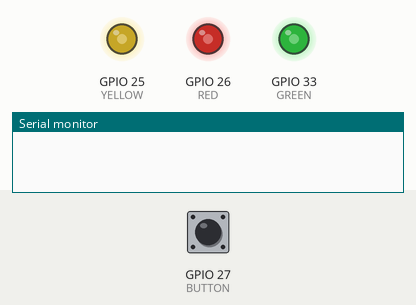
Recording of a program running on a simulated ESP32. Parts: output pins drawn as LEDs (lit = HIGH), the last lines printed to the serial monitor. Inputs (shaded band) come from the test bench; at power-on: GPIO 27 (BUTTON) HIGH.

Above: at 1.2 s.
1.3 s: GPIO 27 (BUTTON) pulled LOW for 0.15 s
At 2.9 s:
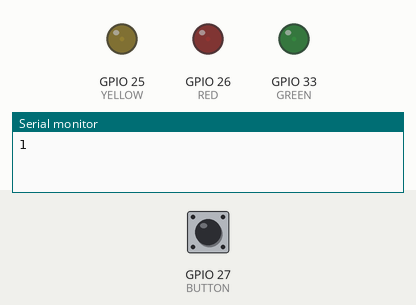
Timing chart, 0 to 10.3 s (numbered marks = the images above; inputs shaded):
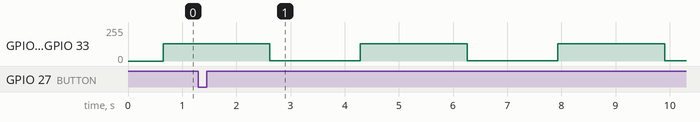

Measured:
- by itself, GPIO 25 (YELLOW), GPIO 26 (RED), GPIO 33 (GREEN): alternates 128/255 for 2.0 s and 1/255 for 1.7 s

The program:

main.cpp
```cpp
#include <Arduino.h>
#include <bounce2.h>
#define BUTTON 27
#define GREEN 33
#define RED 26
#define YELLOW 25
#define LDR 32

Bounce debouncer = Bounce();

TaskHandle_t TaskA = NULL;
TaskHandle_t TaskB = NULL;

int count = 0;

void LED_bright(void *param){
  while(1){
  for (int i = 0; i < 255; i++) {
    ledcWrite(0, i);
    vTaskDelay(5/portTICK_PERIOD_MS);
  }
  for (int i = 255; i > 0; i--) {
    ledcWrite(0, i);
    vTaskDelay(5/portTICK_PERIOD_MS);
  }
  vTaskDelay(1000/portTICK_PERIOD_MS);
}
}

void count_button(void *param){
  while (1) {
    debouncer.update();
    if (debouncer.fell()) {
      count++;
      Serial.println(count);
    }
  }
}
void setup()
{
  Serial.begin(115200);
  ledcSetup(0, 5000, 8);
  ledcAttachPin(GREEN, 0);
  ledcAttachPin(YELLOW, 0);
  ledcAttachPin(RED, 0);
  pinMode(BUTTON, INPUT_PULLUP);
  debouncer.attach(BUTTON);
  debouncer.interval(25);

  xTaskCreatePinnedToCore(LED_bright, "LED_bright", 1000, NULL, 1, &TaskA, 0);
  xTaskCreatePinnedToCore(count_button, "count_button", 1000, NULL, 1, &TaskB, 1);
}
void loop()
{
}
```
